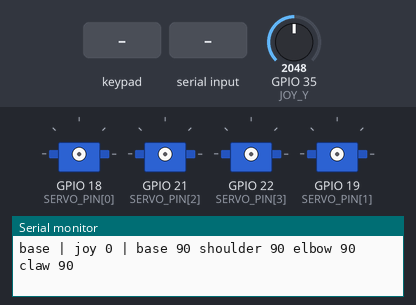
Recording of a sketch running on a simulated ESP32. On the bench: 4 × servo, the last lines printed to the serial monitor. Inputs (shaded band) come from the test bench; at power-on: GPIO 35 (JOY_Y) = 2048 (analog values on the 0–4095 scale).

Above: at 1.2 s.
1.3 s: keypad keys 1 3 1 4 1 6 1 7 pressed 0.4 s apart
6.0 s: key '2' pressed
7.5 s: GPIO 35 (JOY_Y) set to 2866
At 8.5 s:
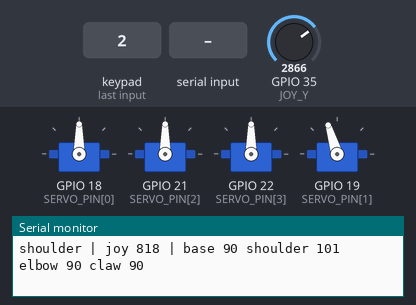
10.5 s: GPIO 35 (JOY_Y) set to 491
At 10.92 s:
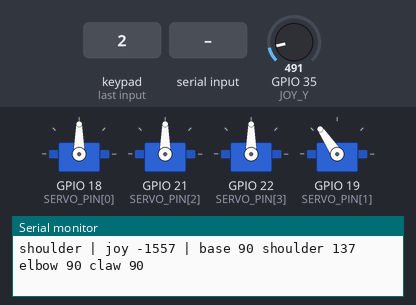
13.5 s: "1" received over Serial
At 16.3 s:
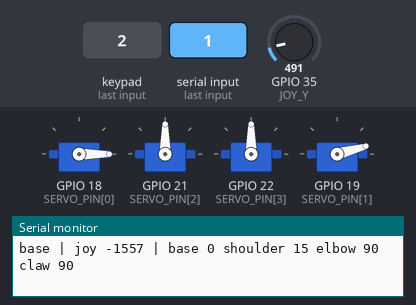
16.5 s: GPIO 35 (JOY_Y) set to 3603
At 21.3 s:
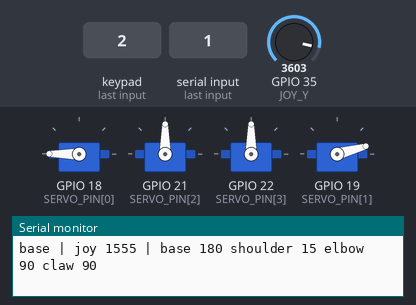
Timing chart, 0 to 22.2 s (numbered marks = the images above; inputs shaded):
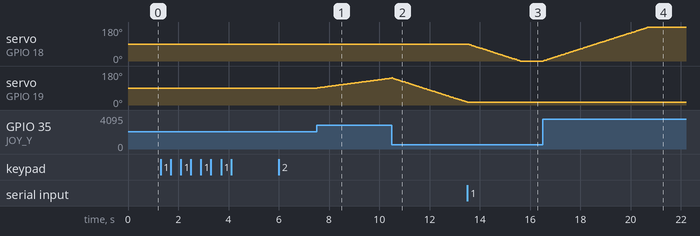

The sketch:

arc_arm.ino
```cpp
#include <ESP32Servo.h>
#include <Keypad.h>

// ===== НАЛАШТУВАННЯ =====

//                       база  плече  лікоть  клешня
const int SERVO_PIN[4] = {18,   19,    21,     22};
float angle[4]         = {90,   90,    90,     90};   // кут при ввімкненні: середина, щоб рух був в обидва боки
const int MIN_ANGLE[4] = {0,    0,     0,      20};
const int MAX_ANGLE[4] = {180,  180,   180,    160};

const float SPEED = 60;   // град/с, коли джойстик відхилено до кінця
const int JOY_Y = 35;

byte rowPins[4] = {13, 14, 16, 17};
byte colPins[4] = {25, 26, 27, 32};

// ========================

const char *NAMES[4] = {"base", "shoulder", "elbow", "claw"};

char keys[4][4] = {
  {'1', '2', '3', 'A'},
  {'4', '5', '6', 'B'},
  {'7', '8', '9', 'C'},
  {'*', '0', '#', 'D'}
};
Keypad keypad = Keypad(makeKeymap(keys), rowPins, colPins, 4, 4);

Servo servo[4];
int selected = 0;
int joyCenter = 2048;

void writeServo(int i) {
  servo[i].writeMicroseconds(500 + (int)(angle[i] * 2000 / 180));
}

void setup() {
  Serial.begin(9600);
  analogReadResolution(12);

  for (int i = 0; i < 4; i++) servo[i].setPeriodHertz(50);

  long sum = 0;
  for (int i = 0; i < 20; i++) sum += analogRead(JOY_Y);
  joyCenter = sum / 20;

  Serial.println("Ready. Servos are off until selected. 1 base | 2 shoulder | 3 elbow | 4 claw, then joystick up/down");
}

void loop() {
  char key = keypad.getKey();
  if (!key && Serial.available()) key = Serial.read();
  if (key >= '1' && key <= '4') {
    selected = key - '1';
    if (!servo[selected].attached()) {
      servo[selected].attach(SERVO_PIN[selected], 500, 2500);
      writeServo(selected);
    }
    Serial.print("Selected: ");
    Serial.println(NAMES[selected]);
  }

  static unsigned long lastMove = 0;
  if (millis() - lastMove < 20) return;
  lastMove = millis();

  int dev = analogRead(JOY_Y) - joyCenter;
  float cmd = 0;
  if (dev > 300) cmd = (dev - 300) / (float)(4095 - joyCenter - 300);
  if (dev < -300) cmd = (dev + 300) / (float)(joyCenter - 300);
  cmd = constrain(cmd, -1.0f, 1.0f);

  if (cmd != 0 && servo[selected].attached()) {
    angle[selected] = constrain(angle[selected] + cmd * SPEED * 0.02f, MIN_ANGLE[selected], MAX_ANGLE[selected]);
    writeServo(selected);
  }

  static unsigned long lastPrint = 0;
  if (millis() - lastPrint > 500) {
    lastPrint = millis();
    Serial.printf("%s | joy %d | base %.0f shoulder %.0f elbow %.0f claw %.0f\n", NAMES[selected], dev, angle[0],
                  angle[1], angle[2], angle[3]);
  }
}
```

Measured:
- after the input at 7.5 s, servo on GPIO 19 (SERVO_PIN[1]): moves from 90° to 143° over 3.0 s, starting at once
- after the input at 13.5 s, servo on GPIO 18 (SERVO_PIN[0]): moves from 90° to 0° over 2.1 s, starting at once; servo on GPIO 19 (SERVO_PIN[1]): stays 15° (without the input it goes to 14° after 0.02 s)
- after the input at 16.5 s, servo on GPIO 18 (SERVO_PIN[0]): moves from 0° to 180° over 4.2 s, starting at once
